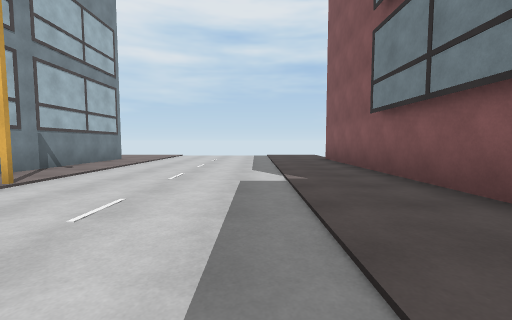
view 1 (above)

17 first-person views from a walk through a scene from a Unity 3-D project. The camera is 1.2 m above the floor, tilts 4° down and sees 90° across. The floor is counted in squares, 2 m on a side. Each view is taken from the middle of a square. On the plan, view 1 faces up. The plan holds only what a view shows up to about 9 squares ahead; the rest is blank. The place goes on beyond the plan. Surface patterns are stand-ins for the level's own textures.

view 2
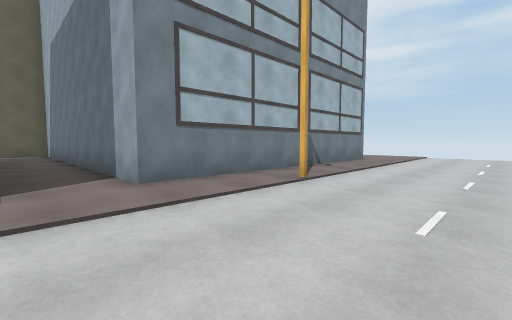

view 3
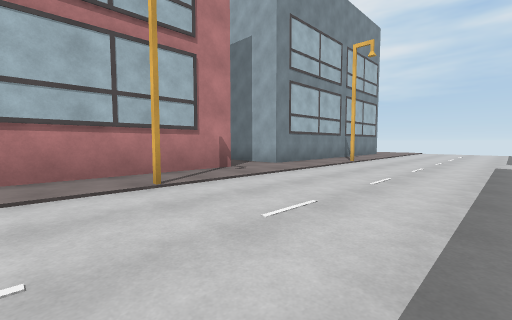

view 4
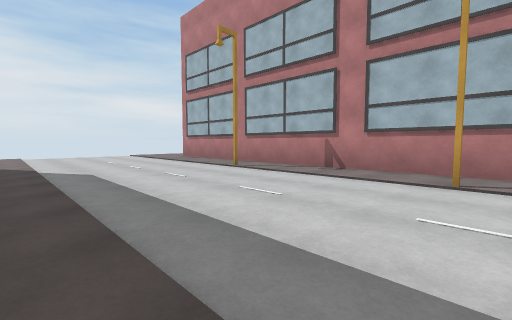

view 5
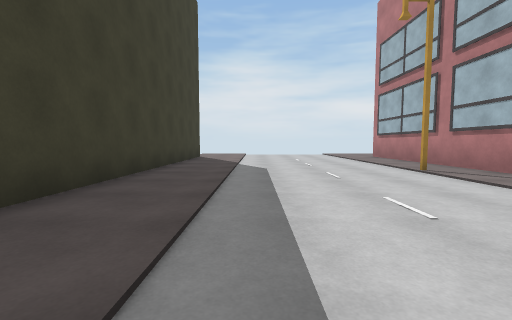

view 6
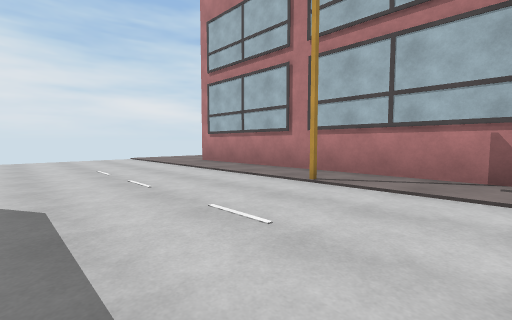

view 7
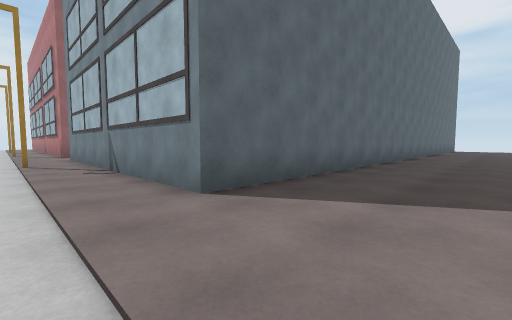

view 8
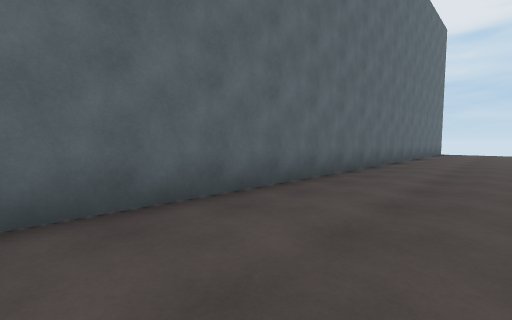

view 9
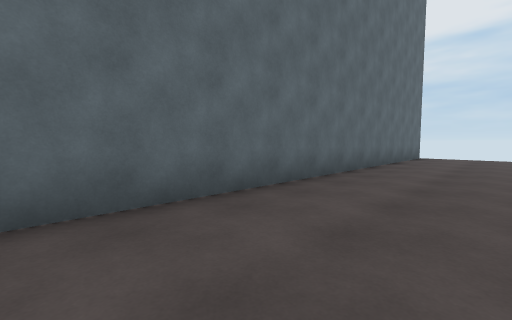

view 10
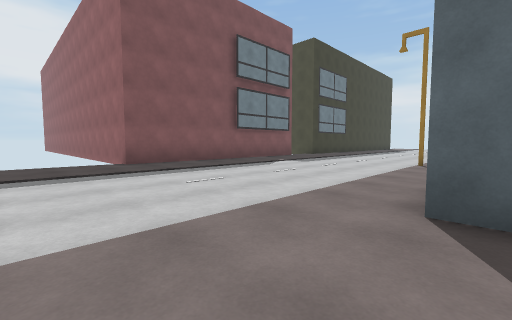

view 11
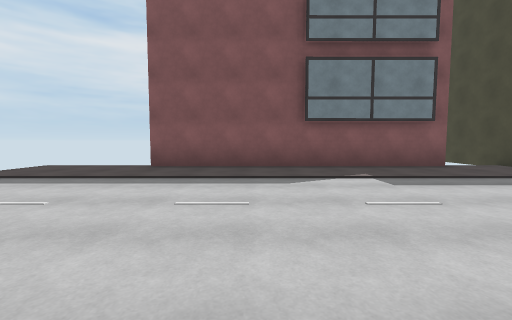

view 12
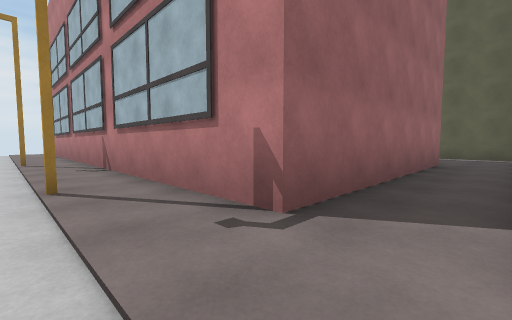

view 13
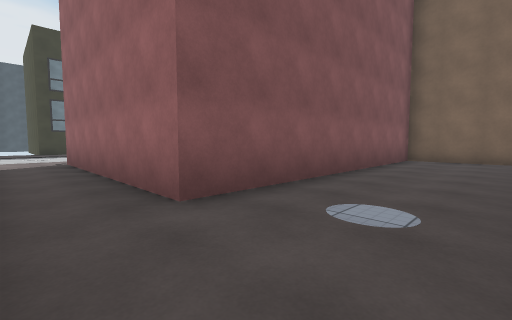

view 14
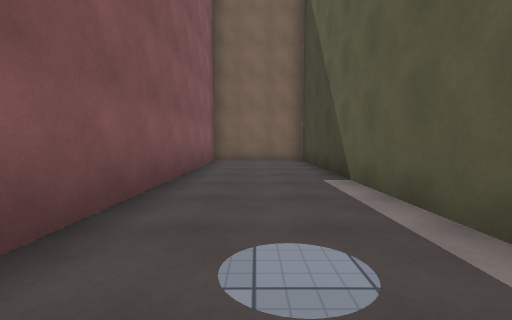

view 15
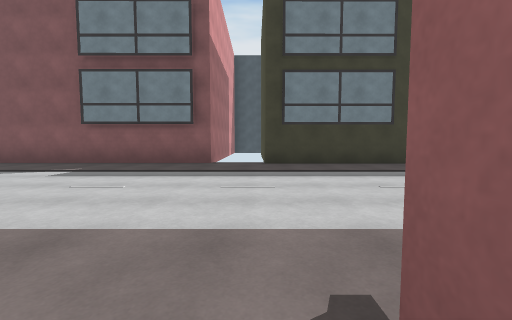

view 16
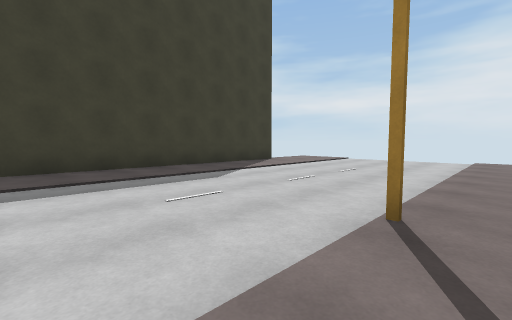

view 17
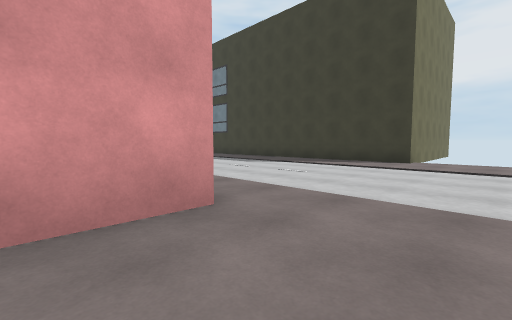

### Floor plan
Points are (right, up) in squares from view 1. A wall is a line through its corners. A room is listed if a view was taken in it or the views show most of it. See-through windows are left out.
Room 1 (views 1, 2, 3, 4, 5, 6, 7, 8, 9, 10, 11, 12, 13, 14, 15, 16)
walls: (3.4, 1.3) (2.3, 1.3) (2.3, 8.6) (3.5, 8.6); (2.2, 5.5) (2.2, 8.6); (-13.5, 1) (-13.5, -8.2) (-10.6, -8.2) (-10.6, -0.3) (-4.6, -0.3) (-4.6, -12); (3.5, -12) (2.2, -12) (2.2, -0.3) (3.5, -0.3); (-21.4, 8.6) (-4.6, 8.6) (-4.6, 1.3) (-12.5, 1.3)
ways out: opening at (-4, -13.5) to room 2
Room 2 (view 17)
walls: (-4.6, -12) (-6.1, -12)
ways out: opening at (-4, -13.5) to room 1

Positions as (right, up) in squares from view 1, and headings:
1: (0, 0), facing up
2: (-1, 0), facing up-left
3: (0, -4), facing up-left
4: (1, -2), facing down-left
5: (0, -2), facing down
6: (0, -5), facing down-left
7: (-3, 11), facing down-left
8: (-7, 11), facing down-left
9: (-11, 11), facing down-left
10: (-5, 11), facing down-right
11: (-4, 6), facing right
12: (-3, 1), facing down-left
13: (-13, 1), facing down-right
14: (-12, 0), facing down
15: (-5, 0), facing right
16: (-4, -5), facing down-right
17: (-6, -14), facing up-right
